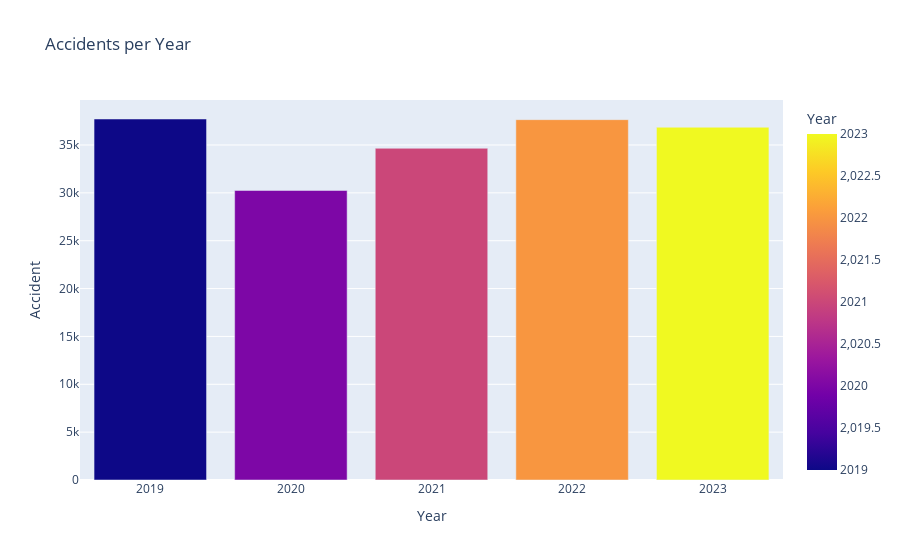
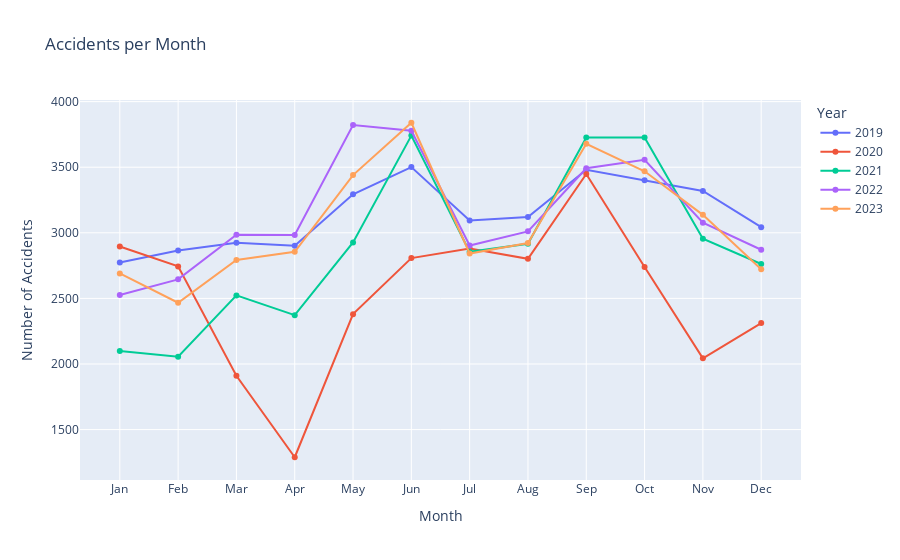

Notebook source saved alongside these figures, in order:
### Code cell
# Accidents per Year using Plotly..
accidents_per_year = df.groupby('Year')[['Accident']].sum()
fig=px.bar(accidents_per_year, x=accidents_per_year.index, y='Accident', title='Accidents per Year', 
           labels={'x':'Year', 'y':'Number of Accidents'},color=accidents_per_year.index)
fig.update_traces(textposition='outside') 
fig.show()

# Accidents per month using seaborn...
fig,ax=plt.subplots(figsize=(15,4))
accidents_per_month = df.groupby('Month')[['Accident']].sum()
accidents_per_month = accidents_per_month.reset_index()
accidents_per_month['Month'] = pd.to_datetime(accidents_per_month['Month'], format='%m').dt.month_name().str.slice(stop=3)
sns.barplot(data=accidents_per_month, x='Month', y='Accident',hue='Month',legend=True)
for i in range(len(accidents_per_month)):
    plt.text(i, accidents_per_month['Accident'][i], accidents_per_month['Accident'][i], ha = 'center')
plt.title('Accidents per Month')
plt.xlabel('Month')
plt.ylabel('Number of Accidents')
plt.legend(title='Month',loc='upper right',bbox_to_anchor=(1.2, 1))
plt.show()

# Accidents per month using Plotly...for each year
accidents_per_month = df.groupby(['Year','Month'])[['Accident']].sum()
accidents_per_month = accidents_per_month.reset_index()
accidents_per_month['Month'] = pd.to_datetime(accidents_per_month['Month'], format='%m').dt.month_name().str.slice(stop=3)
fig=px.line(accidents_per_month, x='Month', y='Accident', title='Accidents per Month', color='Year', 
        labels={'Month':'Month', 'Accident':'Number of Accidents', 'Year':'Year'},line_group='Year',markers=True)
fig.show()

# Accidents per day of the week
fig,ax=plt.subplots(figsize=(15,4))
accidents_per_day = df.groupby('DayOfWeek')[['Accident']].sum()
accidents_per_day = accidents_per_day.sort_values(by='Accident',ascending=False).reset_index()
sns.barplot(data=accidents_per_day, x='DayOfWeek', y='Accident',hue='DayOfWeek',legend=True)
for i in range(len(accidents_per_day)):
    plt.text(i, accidents_per_day['Accident'][i], accidents_per_day['Accident'][i], ha = 'center')
plt.title('Accidents per Day')
plt.xlabel('DayOfWeek')
plt.ylabel('Number of Accidents')
plt.legend(title='DayOfWeek',loc='upper right',bbox_to_anchor=(1.2, 1))
plt.show()

# Accidents per day using Plotly...

### Figure 1 — Plotly figure (JSON) as saved in the notebook; plotly's stock layout.template omitted (floating-point values rounded to 4 significant figures)
{"data": [{"hovertemplate": "Year=%{marker.color}<br>Accident=%{y}<extra></extra>", "legendgroup": "", "marker": {"color": [2019, 2020, 2021, 2022, 2023], "coloraxis": "coloraxis", "pattern": {"shape": ""}}, "name": "", "orientation": "v", "showlegend": false, "textposition": "outside", "type": "bar", "x": [2019, 2020, 2021, 2022, 2023], "xaxis": "x", "y": [37718, 30250, 34659, 37650, 36855], "yaxis": "y"}], "layout": {"barmode": "relative", "coloraxis": {"colorbar": {"title": {"text": "Year"}}, "colorscale": [[0, "#0d0887"], [0.1111, "#46039f"], [0.2222, "#7201a8"], [0.3333, "#9c179e"], [0.4444, "#bd3786"], [0.5556, "#d8576b"], [0.6667, "#ed7953"], [0.7778, "#fb9f3a"], [0.8889, "#fdca26"], [1, "#f0f921"]]}, "legend": {"tracegroupgap": 0}, "title": {"text": "Accidents per Year"}, "xaxis": {"anchor": "y", "domain": [0, 1], "title": {"text": "Year"}}, "yaxis": {"anchor": "x", "domain": [0, 1], "title": {"text": "Accident"}}}}

### Figure 2 — Plotly figure (JSON) as saved in the notebook; plotly's stock layout.template omitted (floating-point values rounded to 4 significant figures)
{"data": [{"hovertemplate": "Year=2019<br>Month=%{x}<br>Number of Accidents=%{y}<extra></extra>", "legendgroup": "2019", "line": {"color": "#636efa", "dash": "solid"}, "marker": {"symbol": "circle"}, "mode": "lines+markers", "name": "2019", "orientation": "v", "showlegend": true, "type": "scatter", "x": ["Jan", "Feb", "Mar", "Apr", "May", "Jun", "Jul", "Aug", "Sep", "Oct", "Nov", "Dec"], "xaxis": "x", "y": [2773, 2865, 2925, 2902, 3294, 3501, 3094, 3120, 3481, 3401, 3319, 3043], "yaxis": "y"}, {"hovertemplate": "Year=2020<br>Month=%{x}<br>Number of Accidents=%{y}<extra></extra>", "legendgroup": "2020", "line": {"color": "#EF553B", "dash": "solid"}, "marker": {"symbol": "circle"}, "mode": "lines+markers", "name": "2020", "orientation": "v", "showlegend": true, "type": "scatter", "x": ["Jan", "Feb", "Mar", "Apr", "May", "Jun", "Jul", "Aug", "Sep", "Oct", "Nov", "Dec"], "xaxis": "x", "y": [2896, 2744, 1910, 1289, 2380, 2807, 2880, 2802, 3448, 2739, 2043, 2312], "yaxis": "y"}, {"hovertemplate": "Year=2021<br>Month=%{x}<br>Number of Accidents=%{y}<extra></extra>", "legendgroup": "2021", "line": {"color": "#00cc96", "dash": "solid"}, "marker": {"symbol": "circle"}, "mode": "lines+markers", "name": "2021", "orientation": "v", "showlegend": true, "type": "scatter", "x": ["Jan", "Feb", "Mar", "Apr", "May", "Jun", "Jul", "Aug", "Sep", "Oct", "Nov", "Dec"], "xaxis": "x", "y": [2099, 2055, 2523, 2372, 2927, 3741, 2855, 2916, 3727, 3727, 2955, 2762], "yaxis": "y"}, {"hovertemplate": "Year=2022<br>Month=%{x}<br>Number of Accidents=%{y}<extra></extra>", "legendgroup": "2022", "line": {"color": "#ab63fa", "dash": "solid"}, "marker": {"symbol": "circle"}, "mode": "lines+markers", "name": "2022", "orientation": "v", "showlegend": true, "type": "scatter", "x": ["Jan", "Feb", "Mar", "Apr", "May", "Jun", "Jul", "Aug", "Sep", "Oct", "Nov", "Dec"], "xaxis": "x", "y": [2526, 2645, 2986, 2983, 3821, 3778, 2903, 3011, 3492, 3557, 3077, 2871], "yaxis": "y"}, {"hovertemplate": "Year=2023<br>Month=%{x}<br>Number of Accidents=%{y}<extra></extra>", "legendgroup": "2023", "line": {"color": "#FFA15A", "dash": "solid"}, "marker": {"symbol": "circle"}, "mode": "lines+markers", "name": "2023", "orientation": "v", "showlegend": true, "type": "scatter", "x": ["Jan", "Feb", "Mar", "Apr", "May", "Jun", "Jul", "Aug", "Sep", "Oct", "Nov", "Dec"], "xaxis": "x", "y": [2690, 2467, 2793, 2855, 3440, 3839, 2842, 2922, 3679, 3469, 3137, 2722], "yaxis": "y"}], "layout": {"legend": {"title": {"text": "Year"}, "tracegroupgap": 0}, "title": {"text": "Accidents per Month"}, "xaxis": {"anchor": "y", "domain": [0, 1], "title": {"text": "Month"}}, "yaxis": {"anchor": "x", "domain": [0, 1], "title": {"text": "Number of Accidents"}}}}
